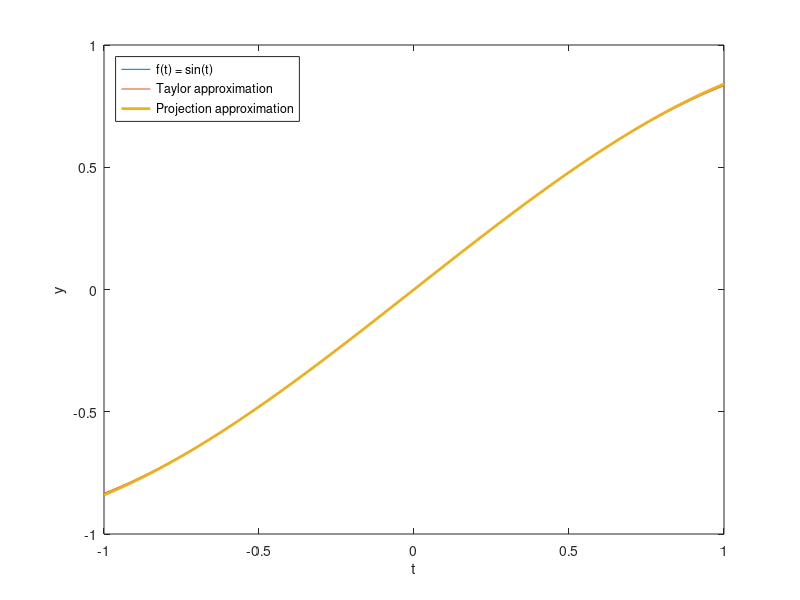
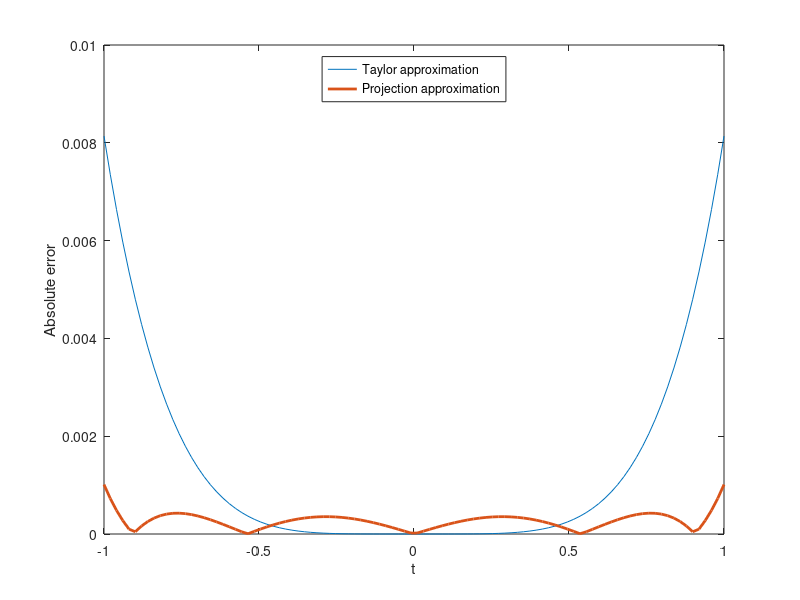

Recreate these plots in MATLAB, in order.
%hw9p4

t = linspace(-1,1);     % domain
f = sin(t);             % function to approx.
taylor = t - t.^3 / 6;  % Taylor poly. estimate
Pf = (195/2*sin(1) - 150*cos(1)) * t ...    % Projection
     + (245*cos(1) - 315/2*sin(1)) * t.^3;  % estimate

figure(1);
plot(t, f, t, taylor, t, Pf, 'Linewidth', 2);
xlabel('t');
ylabel('y');
legend({'f(t) = sin(t)', 'Taylor approximation', ...
        'Projection approximation'}, 'Location', 'northwest')

Terr = abs(taylor -f);
Terr_norm = max(Terr);
Perr = abs(Pf - f);
Perr_norm = max(Perr);

figure(2);
plot(t, Terr, t, Perr, 'Linewidth', 2);
xlabel('t');
ylabel('Absolute error');
legend({'Taylor approximation', ...
        'Projection approximation'}, 'Location', 'north');

Terr_norm
Perr_norm